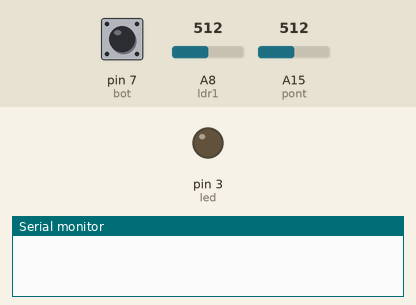
Bench run of a sketch on a simulated Arduino Mega 2560, built with avr-gcc and run on an emulated ATmega2560. Shown: output pins drawn as LEDs (lit = HIGH), the last lines printed to the serial monitor. The test bench sets the inputs (shaded band); at power-on: pin 7 (bot) LOW, A15 (pont) = 512, A8 (ldr1) = 512.

Above: at 1.2 s.
1.3 s: pin 7 (bot) pulled HIGH for 0.15 s
2.9 s: A15 (pont) set to 531
At 3.8 s:
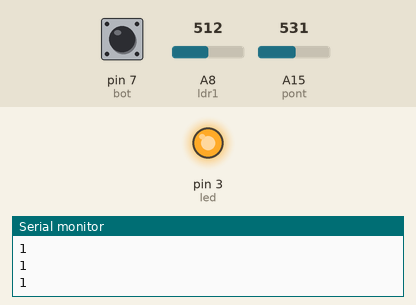
4.4 s: A15 (pont) set to 511
At 5.1 s:
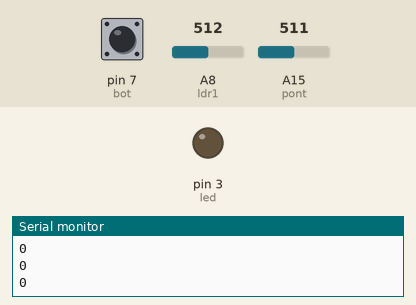
5.9 s: A15 (pont) set to 716
At 6.3 s:
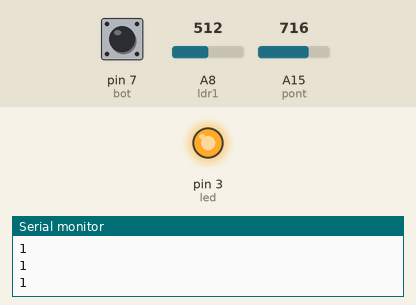
Timing chart, 0 to 8.4 s (numbered marks = the images above; inputs shaded):
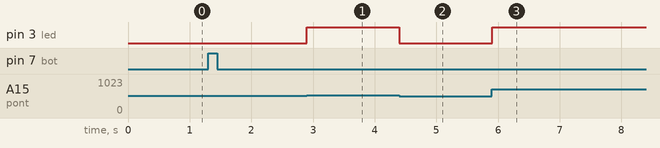

The sketch:

LDR_e_potenciometro.ino
```cpp
#define ldr1 A8  // porta de conversor digital analogico para o LDR
#define led 3  // saida para ligar o transistor
#define pont A15 // entrada do potenciômetro
#define bot 7 // botão para iniciar o circuito

int liga, lldr, lp;


void setup()
{

pinMode(led, OUTPUT);  // saida de sinal
pinMode(ldr1, INPUT); // entrada
pinMode(bot,INPUT);  // entrada
pinMode(pont,INPUT); // entrada

Serial.begin(9600);
}
void loop(){

      digitalWrite(led,LOW);

      while ( digitalRead(bot) == 1){  // enquanto o botão for pressionada

          liga= 1; // variavel fica igual a um
          Serial.println("botão");

      }
      while ( liga == 1){  // enquanto a variavel liga for igual a 1

        lldr = analogRead(ldr1); // passando o valor do LDR para uma variavel
        lp =   analogRead(pont); // valor do pontenciômetro para uma variavel

        while ( lp > lldr ){ // valor de potenciômetro maior que LDR

                digitalWrite(led,HIGH); // envia o sinal alto ao Led
                Serial.println("1");   // na entrada serial manda 1 ao Led acesso

                lldr = analogRead(ldr1);
                lp = analogRead(pont);


          }
         while ( lldr > lp ){ // valor de LDR maior que do potenciometro

                digitalWrite(led,LOW); // envia sinal baixo ao led
                lldr = analogRead(ldr1);
                lp = analogRead(pont);
                Serial.println("0"); // mostra no serial manda 0 ao led quando desligado

         }


      }


}
```

Measured:
- the behaviour switches between 512 and 513 on A15 (pont) (found by bisection; images 0 and 1)
- after the input at 2.9 s, pin 3 (led): LOW → HIGH at once
- after the input at 4.4 s, pin 3 (led): HIGH → LOW at once
- after the input at 5.9 s, pin 3 (led): LOW → HIGH at once
